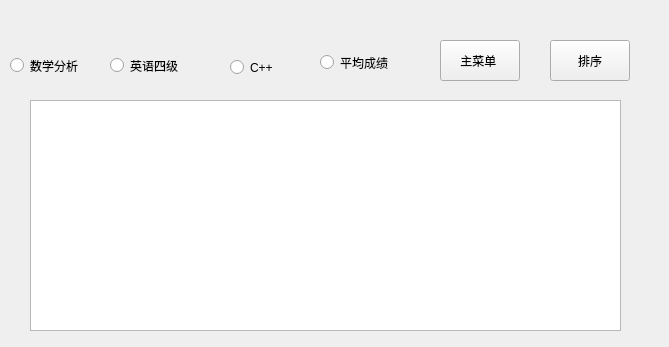
<?xml version="1.0" encoding="UTF-8"?>
<ui version="4.0">
 <class>SortStudentWidget</class>
 <widget class="QWidget" name="SortStudentWidget">
  <property name="geometry">
   <rect>
    <x>0</x>
    <y>0</y>
    <width>669</width>
    <height>347</height>
   </rect>
  </property>
  <property name="windowTitle">
   <string>Form</string>
  </property>
  <widget class="QPushButton" name="returnButton">
   <property name="geometry">
    <rect>
     <x>440</x>
     <y>40</y>
     <width>80</width>
     <height>41</height>
    </rect>
   </property>
   <property name="text">
    <string>主菜单 </string>
   </property>
  </widget>
  <widget class="QRadioButton" name="mathRadioButton">
   <property name="geometry">
    <rect>
     <x>10</x>
     <y>50</y>
     <width>101</width>
     <height>31</height>
    </rect>
   </property>
   <property name="text">
    <string>数学分析</string>
   </property>
  </widget>
  <widget class="QRadioButton" name="enRadioButton">
   <property name="geometry">
    <rect>
     <x>110</x>
     <y>50</y>
     <width>121</width>
     <height>31</height>
    </rect>
   </property>
   <property name="text">
    <string>英语四级</string>
   </property>
  </widget>
  <widget class="QRadioButton" name="cRadioButton">
   <property name="geometry">
    <rect>
     <x>230</x>
     <y>57</y>
     <width>91</width>
     <height>21</height>
    </rect>
   </property>
   <property name="text">
    <string>C++</string>
   </property>
  </widget>
  <widget class="QRadioButton" name="avgRadioButton">
   <property name="geometry">
    <rect>
     <x>320</x>
     <y>47</y>
     <width>111</width>
     <height>31</height>
    </rect>
   </property>
   <property name="text">
    <string>平均成绩</string>
   </property>
  </widget>
  <widget class="QPushButton" name="sortButton">
   <property name="geometry">
    <rect>
     <x>550</x>
     <y>40</y>
     <width>80</width>
     <height>41</height>
    </rect>
   </property>
   <property name="text">
    <string>排序</string>
   </property>
  </widget>
  <widget class="QTableWidget" name="tableWidget">
   <property name="geometry">
    <rect>
     <x>30</x>
     <y>100</y>
     <width>591</width>
     <height>231</height>
    </rect>
   </property>
  </widget>
 </widget>
 <resources/>
 <connections/>
</ui>
